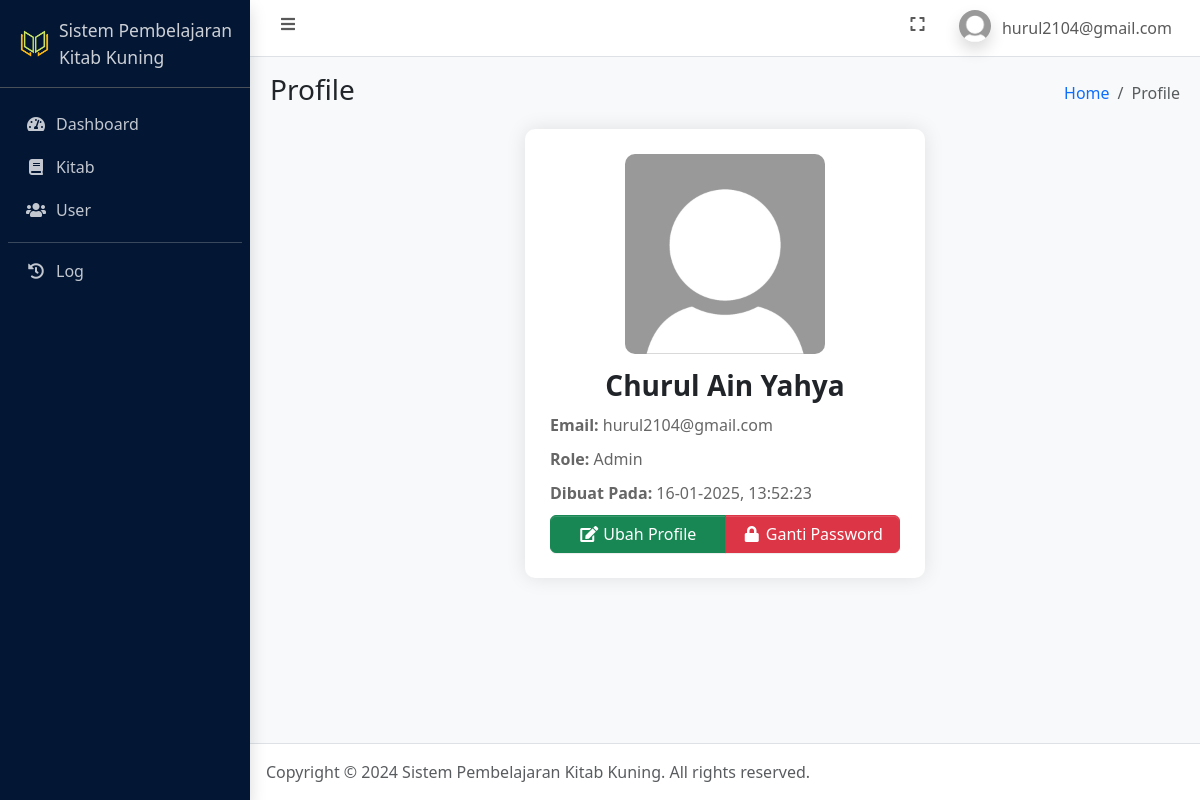
The app's page /profile.php (signed in) with its own data.
### tables this page shows
CREATE TABLE `user` (
  `id_user` int(11) NOT NULL,
  `nama_lengkap` varchar(100) NOT NULL,
  `email` varchar(100) NOT NULL,
  `password` varchar(255) NOT NULL,
  `role` enum('admin','pengguna') NOT NULL,
  `foto` text NOT NULL,
  `is_active` int(1) NOT NULL,
  `dibuat_pada` datetime NOT NULL DEFAULT current_timestamp()
);

### connection.php (called while the page is built, shortened)
<?php
	$host = 'localhost';
	$user = 'root';
	$pass = '';
	$database = 'pembelajaran_kitab_kuning';
	$conn = mysqli_connect($host, $user, $pass, $database);
    if (isset($_SESSION['id_user'])) {
    	$id_user = $_SESSION['id_user'];
		$dataUser = mysqli_fetch_assoc(mysqli_query($conn, "SELECT * FROM user WHERE id_user = $id_user"));
	}
?>

### profile.php (the view, shortened to what this page needs)
<?php
    require_once 'connection.php';
?>
<!DOCTYPE html>
<html lang="en">
<head>
    <?php include_once 'include/head.php'; ?>
</head>
<body class="layout-fixed sidebar-expand-lg bg-body-tertiary">
    <div class="app-wrapper">
        <?php include_once 'include/navbar.php'; ?>
        <?php include_once 'include/sidebar.php'; ?>
        <main class="app-main">
            <div class="app-content-header">
                <div class="container-fluid">
                    <div class="row">
                        <div class="col-sm-6">
                            <h3 class="mb-0">Profile</h3>
                        </div>
                        <div class="col-sm-6">
                            <ol class="breadcrumb float-sm-end">
                                <li class="breadcrumb-item"><a href="index.php">Home</a></li>
                                <li class="breadcrumb-item active" aria-current="page">
                                    Profile
                                </li>
                            </ol>
                        </div>
                    </div>
                </div>
            </div>
            <div class="app-content">
                <div class="container-fluid">
                    <div class="profile-card mb-3">
                        <div class="text-center">
                            <img src="assets/img/profiles/<?= $dataUser['foto']; ?>" alt="Profile Picture">
                        </div>
                        <h3 class="text-center"><?= $dataUser['nama_lengkap']; ?></h3>
                        <p><strong>Email: </strong><?= $dataUser['email']; ?></p>
                        <p><strong>Role: </strong><?= ucwords($dataUser['role']); ?></p>
                        <p><strong>Dibuat Pada: </strong><?= date('d-m-Y, H:i:s', strtotime($dataUser['dibuat_pada']));; ?></p>
                        <div class="btn-group" role="group">
                            <a href="ubah_profile.php" class="btn btn-success"><i class="fas fa-fw fa-edit"></i> Ubah Profile</a>
                            <a href="ganti_password.php" class="btn btn-danger"><i class="fas fa-fw fa-lock"></i> Ganti Password</a>
                        </div>
                    </div>
                </div>
            </div>
        </main>
        <?php include_once 'include/footer.php'; ?>
    </div>
</body>
</html>

### include/navbar.php (shortened to what this page needs)
<nav class="app-header navbar navbar-expand bg-body">
    <div class="container-fluid">
        <ul class="navbar-nav">
            <li class="nav-item"> <a class="nav-link" data-lte-toggle="sidebar" href="#" role="button"> <i class="fas fa-fw fa-bars"></i> </a> </li>
        </ul>
        <ul class="navbar-nav ms-auto">
            <li class="nav-item"> <a class="nav-link" href="#" data-lte-toggle="fullscreen"> <i data-lte-icon="maximize" class="fas fa-fw fa-expand"></i> </a> </li>
            <li class="nav-item dropdown user-menu">
                <a href="#" class="nav-link dropdown-toggle" data-bs-toggle="dropdown" aria-expanded="false">
                    <img src="assets/img/profiles/default.jpg" class="user-image rounded-circle shadow" alt="User Image">
                    <span class="d-none d-md-inline"><?= $dataUser['email']; ?></span>
                </a>
            </li>
        </ul>
    </div>
</nav>

### profile.php (style rules this page uses)
.profile-card { max-width: 400px; margin: auto; background: #ffffff; padding: 25px; box-shadow: 0px 0px 20px 0px rgba(0, 0, 0, 0.1); border-radius: 10px; }
.profile-card img { width: 200px; height: auto; border-radius: 10px; }
.profile-card h3 { margin-top: 15px; margin-bottom: 10px; font-weight: bold; }
.profile-card p { color: #666; margin-bottom: 10px; }
.profile-card .btn-group { width: 100%; }
.profile-card .btn-group .btn { width: 50%; }

### records on screen
user: email "hurul2104@gmail.com", foto (placeholder picture), nama_lengkap "Churul Ain Yahya", role "Admin", dibuat_pada "16-01-2025, 13:52:23"
